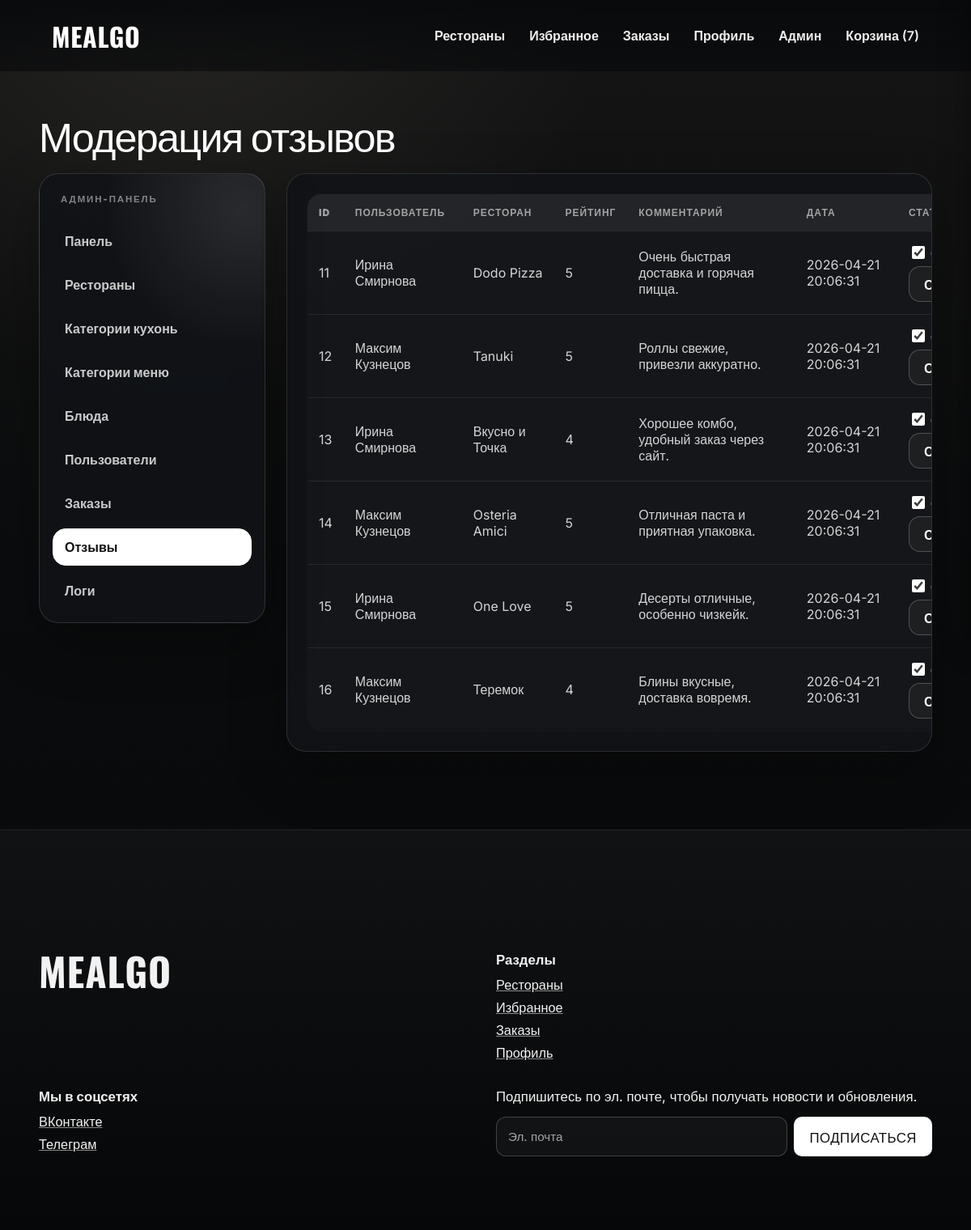
The page /public/admin/reviews.php (signed in) on the database its author committed.
### tables this page shows
CREATE TABLE `reviews` (
  `id` bigint(20) UNSIGNED NOT NULL,
  `user_id` bigint(20) UNSIGNED NOT NULL,
  `restaurant_id` bigint(20) UNSIGNED NOT NULL,
  `rating` tinyint(3) UNSIGNED NOT NULL,
  `comment` text NOT NULL,
  `is_approved` tinyint(1) NOT NULL DEFAULT 0,
  `created_at` datetime NOT NULL,
  `updated_at` datetime NOT NULL
);

CREATE TABLE `users` (
  `id` bigint(20) UNSIGNED NOT NULL,
  `name` varchar(120) NOT NULL,
  `email` varchar(190) NOT NULL,
  `phone` varchar(30) DEFAULT NULL,
  `password_hash` varchar(255) NOT NULL,
  `role` enum('guest','user','admin') NOT NULL DEFAULT 'user',
  `email_verified_at` datetime DEFAULT NULL,
  `is_active` tinyint(1) NOT NULL DEFAULT 1,
  `created_at` datetime NOT NULL,
  `updated_at` datetime NOT NULL
);

CREATE TABLE `restaurants` (
  `id` bigint(20) UNSIGNED NOT NULL,
  `name` varchar(180) NOT NULL,
  `short_description` varchar(400) DEFAULT NULL,
  `logo_image` varchar(255) DEFAULT NULL,
  `banner_image` varchar(255) DEFAULT NULL,
  `address` varchar(255) DEFAULT NULL,
  `phone` varchar(30) DEFAULT NULL,
  `working_hours` varchar(120) DEFAULT NULL,
  `rating` decimal(3,2) NOT NULL DEFAULT 0.00,
  `delivery_fee` decimal(10,2) NOT NULL DEFAULT 0.00,
  `min_order_amount` decimal(10,2) NOT NULL DEFAULT 0.00,
  `delivery_time_min` smallint(5) UNSIGNED NOT NULL DEFAULT 30,
  `delivery_time_max` smallint(5) UNSIGNED NOT NULL DEFAULT 60,
  `is_active` tinyint(1) NOT NULL DEFAULT 1,
  `created_at` datetime NOT NULL,
  `updated_at` datetime NOT NULL
);

### includes/db.php (called while the page is built, shortened)
<?php
function db(): PDO
{
    static $pdo = null;
    if ($pdo instanceof PDO) {
        return $pdo;
    }
    $cfg = require ROOT_PATH . '/config/database.php';
    $dsn = sprintf(
        'mysql:host=%s;port=%d;dbname=%s;charset=%s',
        $cfg['host'],
        $cfg['port'],
        $cfg['name'],
        $cfg['charset']
    );
    $pdo = new PDO($dsn, $cfg['user'], $cfg['pass'], [
        PDO::ATTR_ERRMODE => PDO::ERRMODE_EXCEPTION,
        PDO::ATTR_DEFAULT_FETCH_MODE => PDO::FETCH_ASSOC,
        PDO::ATTR_EMULATE_PREPARES => false,
    ]);
    return $pdo;
}
function db_all(string $sql, array $params = []): array
{
    $stmt = db()->prepare($sql);
    $stmt->execute($params);
    return $stmt->fetchAll();
}

### includes/functions.php (called while the page is built, shortened)
<?php
function e(?string $value): string
{
    return htmlspecialchars((string) ($value ?? ''), ENT_QUOTES | ENT_SUBSTITUTE, 'UTF-8');
}

### public/admin/reviews.php (the view, shortened to what this page needs)
<?php
require_once ROOT_PATH . '/includes/admin_helpers.php';
$reviews = db_all(
    'SELECT rv.id, rv.rating, rv.comment, rv.is_approved, rv.created_at, u.name AS user_name, r.name AS restaurant_name
     FROM reviews rv
     JOIN users u ON u.id = rv.user_id
     JOIN restaurants r ON r.id = rv.restaurant_id
     ORDER BY rv.created_at DESC'
);
require ROOT_PATH . '/templates/header.php';
?>
<section class="container">
    <h1 style="margin-top:0;">Модерация отзывов</h1>
    <div class="admin-layout">
        <div class="panel">
            <table>
                <thead><tr><th>ID</th><th>Пользователь</th><th>Ресторан</th><th>Рейтинг</th><th>Комментарий</th><th>Дата</th><th>Статус</th></tr></thead>
                <tbody>
                <?php foreach ($reviews as $review): ?>
                    <tr>
                        <td><?= (int) $review['id'] ?></td>
                        <td><?= e($review['user_name']) ?></td>
                        <td><?= e($review['restaurant_name']) ?></td>
                        <td><?= (int) $review['rating'] ?></td>
                        <td><?= e($review['comment']) ?></td>
                        <td><?= e($review['created_at']) ?></td>
                        <td>
                            <form method="post" style="display:flex;gap:6px;align-items:center;">
                                <label style="display:flex;gap:4px;align-items:center;">
                                    <input type="checkbox" name="is_approved" <?= (int) $review['is_approved'] === 1 ? 'checked' : '' ?>> одобрен
                                </label>
                                <button class="btn btn-ghost" type="submit">Сохранить</button>
                            </form>
                        </td>
                    </tr>
                <?php endforeach; ?>
                </tbody>
            </table>
        </div>
    </div>
</section>
<?php require ROOT_PATH . '/templates/footer.php'; ?>

### rows shown on the page
reviews: id "11", user.name "Ирина Смирнова", restaurant.name "Dodo Pizza", rating "5", comment "Очень быстрая доставка и горячая пицца.", created_at "2026-04-21 20:06:31", is_approved "☑"
reviews: id "12", user.name "Максим Кузнецов", restaurant.name "Tanuki", rating "5", comment "Роллы свежие, привезли аккуратно.", created_at "2026-04-21 20:06:31", is_approved "☑"
reviews: id "13", user.name "Ирина Смирнова", restaurant.name "Вкусно и Точка", rating "4", comment "Хорошее комбо, удобный заказ через сайт.", created_at "2026-04-21 20:06:31", is_approved "☑"
reviews: id "14", user.name "Максим Кузнецов", restaurant.name "Osteria Amici", rating "5", comment "Отличная паста и приятная упаковка.", created_at "2026-04-21 20:06:31", is_approved "☑"
reviews: id "15", user.name "Ирина Смирнова", restaurant.name "One Love", rating "5", comment "Десерты отличные, особенно чизкейк.", created_at "2026-04-21 20:06:31", is_approved "☑"
reviews: id "16", user.name "Максим Кузнецов", restaurant.name "Теремок", rating "4", comment "Блины вкусные, доставка вовремя.", created_at "2026-04-21 20:06:31", is_approved "☑"

### other values the page prints
$cartCount "7"
$label "Панель"
$label "Рестораны"
$label "Категории кухонь"
$label "Категории меню"
$label "Блюда"
$label "Пользователи"
$label "Заказы"
$label "Отзывы"
$label "Логи"
